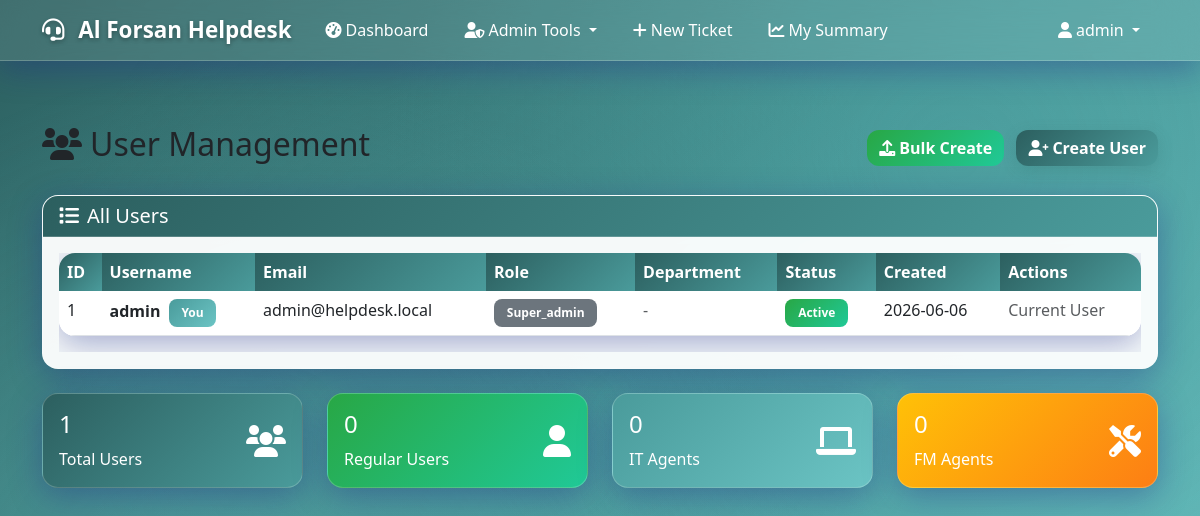
Page /admin/users (signed in) on the committed database.
### app.py (models this page shows, shortened)
class SystemSettings(db.Model):
    __tablename__ = 'system_settings'
    id = db.Column(db.Integer, primary_key=True)
    system_name = db.Column(db.String(100), nullable=False, default='Al Qeyam Helpdesk')
    logo_filename = db.Column(db.String(200), nullable=True)
    updated_at = db.Column(db.DateTime, default=utc_now, onupdate=utc_now)

class User(UserMixin, db.Model):
    __tablename__ = 'users'
    id = db.Column(db.Integer, primary_key=True)
    username = db.Column(db.String(80), unique=True, nullable=False)
    email = db.Column(db.String(120), unique=True, nullable=False)
    password_hash = db.Column(db.String(120), nullable=False)
    role = db.Column(db.String(20), default='user')  # 'super_admin', 'admin', 'user', 'it_agent', 'fm_agent'
    department = db.Column(db.Text, nullable=True)  # Store module permissions as JSON string - changed to TEXT for larger storage
    is_active = db.Column(db.Boolean, default=True)
    created_at = db.Column(db.DateTime, default=utc_now)

### app.py (the view)
@app.route('/admin/users')
@require_module_access('user_management')
def admin_users():
    users = User.query.all()
    return render_template('admin_users.html', users=users)

### templates/admin_users.html (shortened to what this page needs)
﻿{% extends "base.html" %}
{% block content %}
<div class="row mb-4">
    <div class="col-12">
        <div class="d-flex justify-content-between align-items-center">
            <h2><i class="fas fa-users me-2"></i>User Management</h2>
            <div>
                <a href="{{ url_for('bulk_create_users') }}" class="btn btn-success me-2">
                    <i class="fas fa-upload me-1"></i>Bulk Create
                </a>
                <a href="{{ url_for('create_user') }}" class="btn btn-primary">
                    <i class="fas fa-user-plus me-1"></i>Create User
                </a>
            </div>
        </div>
    </div>
</div>
<div class="row">
    <div class="col-12">
        <div class="card">
            <div class="card-header">
                <h5 class="mb-0"><i class="fas fa-list me-2"></i>All Users</h5>
            </div>
            <div class="card-body">
                {% if users %}
                    <div class="table-responsive">
                        <table class="table table-hover">
                            <thead>
                                <tr>
                                    <th>ID</th>
                                    <th>Username</th>
                                    <th>Email</th>
                                    <th>Role</th>
                                    <th>Department</th>
                                    <th>Status</th>
                                    <th>Created</th>
                                    <th>Actions</th>
                                </tr>
                            </thead>
                            <tbody>
                                {% for user in users %}
                                <tr>
                                    <td>{{ user.id }}</td>
                                    <td>
                                        <strong>{{ user.username }}</strong>
                                        {% if user.id == current_user.id %}
                                            <span class="badge bg-info ms-1">You</span>
                                        {% endif %}
                                    </td>
                                    <td>{{ user.email }}</td>
                                    <td>
                                        <span class="badge bg-{{ 'danger' if user.role == 'admin' else 'primary' if user.role == 'it_agent' else 'success' if user.role == 'fm_agent' else 'secondary' }}">
                                            {{ user.role|title }}
                                        </span>
                                    </td>
                                    <td>
                                        {% if user.department %}
                                            {{ user.department }}
                                        {% else %}
                                            <span class="text-muted">-</span>
                                        {% endif %}
                                    </td>
                                    <td>
                                        {% if user.is_active %}
                                            <span class="badge bg-success">Active</span>
                                        {% else %}
                                            <span class="badge bg-danger">Inactive</span>
                                        {% endif %}
                                    </td>
                                    <td>{{ user.created_at.strftime('%Y-%m-%d') }}</td>
                                    <td>
                                        {% if user.id != current_user.id %}
                                            <div class="btn-group" role="group">
                                                <a href="{{ url_for('edit_user', user_id=user.id) }}"
                                                   class="btn btn-sm btn-outline-primary">
                                                    <i class="fas fa-edit"></i>
                                                </a>
                                                <form method="POST" action="{{ url_for('toggle_user_status', user_id=user.id) }}"
                                                      style="display: inline;">
                                                    <button type="submit" class="btn btn-sm btn-outline-{{ 'warning' if user.is_active else 'success' }}"
                                                            onclick="return confirm('Are you sure you want to {{ 'deactivate' if user.is_active else 'activate' }} this user?')">
                                                        <i class="fas fa-{{ 'ban' if user.is_active else 'check' }}"></i>
                                                    </button>
                                                </form>
                                            </div>
                                        {% else %}
                                            <span class="text-muted">Current User</span>
                                        {% endif %}
                                    </td>
                                </tr>
                                {% endfor %}
                            </tbody>
                        </table>
                    </div>
                {% else %}
                    <p class="text-muted text-center">No users found.</p>
                {% endif %}
            </div>
        </div>
    </div>
</div>
<div class="row mt-4">
    <div class="col-md-3">
        <div class="card text-white bg-primary">
            <div class="card-body">
                <div class="d-flex justify-content-between">
                    <div>
                        <h4 class="card-title">{{ users|length }}</h4>
                        <p class="card-text">Total Users</p>
                    </div>
                    <div class="align-self-center">
                        <i class="fas fa-users fa-2x"></i>
                    </div>
                </div>
            </div>
        </div>
    </div>
    <div class="col-md-3">
        <div class="card text-white bg-success">
            <div class="card-body">
                <div class="d-flex justify-content-between">
                    <div>
                        <h4 class="card-title">{{ users|selectattr('role', 'equalto', 'user')|list|length }}</h4>
                        <p class="card-text">Regular Users</p>
                    </div>
                    <div class="align-self-center">
                        <i class="fas fa-user fa-2x"></i>
                    </div>
                </div>
            </div>
        </div>
    </div>
    <div class="col-md-3">
        <div class="card text-white bg-info">
            <div class="card-body">
                <div class="d-flex justify-content-between">
                    <div>
                        <h4 class="card-title">{{ users|selectattr('role', 'equalto', 'it_agent')|list|length }}</h4>
                        <p class="card-text">IT Agents</p>
                    </div>
                    <div class="align-self-center">
                        <i class="fas fa-laptop fa-2x"></i>
                    </div>
                </div>
            </div>
        </div>
    </div>
    <div class="col-md-3">
        <div class="card text-white bg-warning">
            <div class="card-body">
                <div class="d-flex justify-content-between">
                    <div>
                        <h4 class="card-title">{{ users|selectattr('role', 'equalto', 'fm_agent')|list|length }}</h4>
                        <p class="card-text">FM Agents</p>
                    </div>
                    <div class="align-self-center">
                        <i class="fas fa-tools fa-2x"></i>
                    </div>
                </div>
            </div>
        </div>
    </div>
</div>
{% endblock %}

### templates/base.html (shortened to what this page needs)
<!DOCTYPE html>
<html lang="en">
<head>
    <link href="https://cdn.jsdelivr.net/npm/bootstrap@5.3.0/dist/css/bootstrap.min.css" rel="stylesheet">
    <link href="https://cdnjs.cloudflare.com/ajax/libs/font-awesome/6.0.0/css/all.min.css" rel="stylesheet">
</head>
<body>
    <nav class="navbar navbar-expand-lg navbar-dark">
        <div class="container">
            <a class="navbar-brand" href="{{ url_for('index') }}">
                {% if system_settings.logo_filename %}
                    <img src="{{ url_for('static', filename='uploads/' + system_settings.logo_filename) }}" alt="Logo" style="height:32px;width:auto;margin-right:8px;vertical-align:middle;object-fit:contain;">
                {% else %}
                    <i class="fas fa-headset me-2"></i>
                {% endif %}{{ system_settings.system_name }}
            </a>
            <div class="collapse navbar-collapse" id="navbarNav">
                <ul class="navbar-nav me-auto">
                    {% if current_user.is_authenticated %}
                        <li class="nav-item">
                            <a class="nav-link" href="{{ url_for('dashboard') }}">
                                <i class="fas fa-tachometer-alt me-1"></i>Dashboard
                            </a>
                        </li>
                        {% if current_user.role in ['admin', 'super_admin'] %}
                            <li class="nav-item dropdown">
                                <a class="nav-link dropdown-toggle" href="#" id="adminDropdown" role="button" data-bs-toggle="dropdown">
                                    <i class="fas fa-user-shield me-1"></i>Admin Tools
                                </a>
                            </li>
                        {% endif %}
                        {% if current_user.role in ['it_agent', 'fm_agent'] %}
                            <li class="nav-item dropdown">
                                <a class="nav-link dropdown-toggle" href="#" id="agentDropdown" role="button" data-bs-toggle="dropdown">
                                    <i class="fas fa-tools me-1"></i>Agent Tools
                                </a>
                                <ul class="dropdown-menu">
                                    <li><a class="dropdown-item" href="{{ url_for('admin_tickets') }}">
                                        <i class="fas fa-list me-1"></i>All Tickets
                                    </a></li>
                                    <li><a class="dropdown-item" href="{{ url_for('admin_search_tickets') }}">
                                        <i class="fas fa-search me-1"></i>Search Tickets
                                    </a></li>
                                    <li><a class="dropdown-item" href="{{ url_for('admin_summary_reports') }}">
                                        <i class="fas fa-chart-bar me-1"></i>Summary Reports
                                    </a></li>
                                    <li><hr class="dropdown-divider"></li>
                                    <li><a class="dropdown-item" href="{{ url_for('create_ticket') }}">
                                        <i class="fas fa-plus me-1"></i>Create Ticket
                                    </a></li>
                                </ul>
                            </li>
                        {% else %}
                            <li class="nav-item">
                                <a class="nav-link" href="{{ url_for('create_ticket') }}">
                                    <i class="fas fa-plus me-1"></i>New Ticket
                                </a>
                            </li>
                            <li class="nav-item">
                                <a class="nav-link" href="{{ url_for('my_ticket_summary') }}">
                                    <i class="fas fa-chart-line me-1"></i>My Summary
                                </a>
                            </li>
                        {% endif %}
                    {% endif %}
                </ul>
                <ul class="navbar-nav">
                    {% if current_user.is_authenticated %}
                        <li class="nav-item dropdown">
                            <a class="nav-link dropdown-toggle" href="#" id="navbarDropdown" role="button" data-bs-toggle="dropdown">
                                <i class="fas fa-user me-1"></i>{{ current_user.username }}
                            </a>
                        </li>
                    {% else %}
                        <li class="nav-item">
                            <a class="nav-link" href="{{ url_for('login') }}">
                                <i class="fas fa-sign-in-alt me-1"></i>Login
                            </a>
                        </li>
                    {% endif %}
                </ul>
            </div>
        </div>
    </nav>
    <main class="container main-content" style="padding-top: 0.5rem;">
        {% block content %}{% endblock %}
    </main>
</body>
</html>

### rows in the picture
SystemSettings: system_name "Al Forsan Helpdesk"
User: username "admin", id "1", shows "You", email "admin@helpdesk.local", role "Super_admin", is_active "Active", created_at "2026-06-06", shows "Current User"

### other values in the picture
{{ users|length }} "1"
{{ users|selectattr('role', 'equalto', 'user')|list|length }} "0"
{{ users|selectattr('role', 'equalto', 'it_agent')|list|length }} "0"
{{ users|selectattr('role', 'equalto', 'fm_agent')|list|length }} "0"
